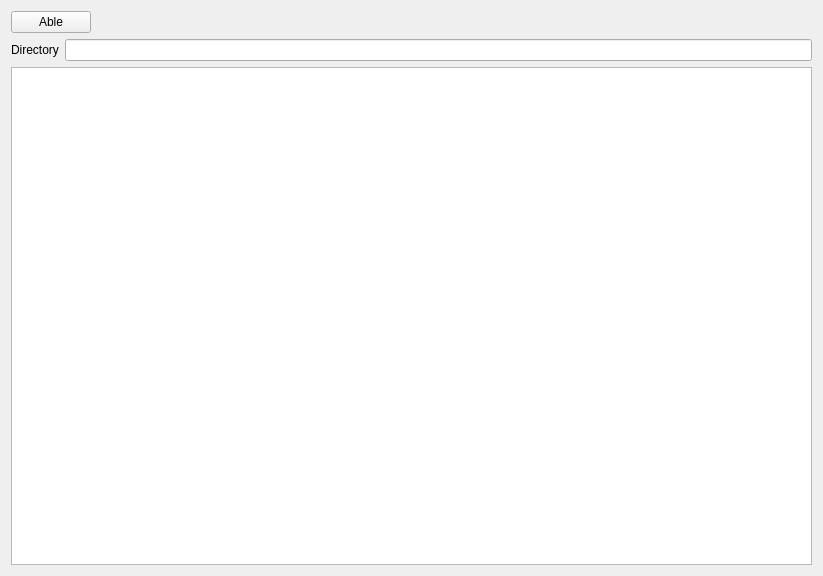
<?xml version="1.0" encoding="UTF-8"?>
<ui version="4.0">
 <class>NginxView</class>
 <widget class="QWidget" name="NginxView">
  <property name="geometry">
   <rect>
    <x>0</x>
    <y>0</y>
    <width>823</width>
    <height>576</height>
   </rect>
  </property>
  <property name="windowTitle">
   <string>Form</string>
  </property>
  <layout class="QVBoxLayout" name="verticalLayout">
   <item>
    <layout class="QHBoxLayout" name="horizontalLayout">
     <item>
      <widget class="QPushButton" name="ableButton">
       <property name="text">
        <string>Able</string>
       </property>
       <property name="checkable">
        <bool>true</bool>
       </property>
      </widget>
     </item>
     <item>
      <spacer name="horizontalSpacer">
       <property name="orientation">
        <enum>Qt::Horizontal</enum>
       </property>
       <property name="sizeHint" stdset="0">
        <size>
         <width>40</width>
         <height>20</height>
        </size>
       </property>
      </spacer>
     </item>
    </layout>
   </item>
   <item>
    <layout class="QHBoxLayout" name="horizontalLayout_2">
     <item>
      <widget class="QLabel" name="label">
       <property name="text">
        <string>Directory</string>
       </property>
      </widget>
     </item>
     <item>
      <widget class="QLineEdit" name="directoryEdit"/>
     </item>
    </layout>
   </item>
   <item>
    <widget class="QTextBrowser" name="outputBrowser"/>
   </item>
  </layout>
 </widget>
 <resources/>
 <connections/>
</ui>
